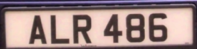
%> input picture 1.png, 197 x 49 px
$ octave PlateDetection.m   (GNU Octave 9; MATLAB toolbox functions it lacks are replaced by stand-ins)
%> lines starting %> are read from the running program, lines starting %| are printed output that depends on the picture; in (x1, y1, x2, y2) boxes, pixels count from 0 and x2, y2 are one past the last pixel; in counts of white or black regions, pixels touching at a corner belong together; the program's own positions count from 1
clear all;
close all;
clc;

img = imread('1.png');
%> img is the input picture: size 49x197x3 uint8; mean R, G, B 157.7, 134.3, 132.8
img = rgb2gray(img);
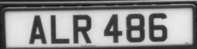
%> img: size 49x197 uint8; min 17, max 233, mean 141.1
img = imbinarize(img);
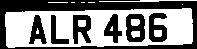
%> img: size 49x197 logical; 52.2% white; 7 black regions, largest, box (x1, y1, x2, y2) and area: (0, 0, 197, 49) 2762, (126, 14, 145, 42) 386, (73, 15, 91, 44) 355
h_im = imshow(img);
e = [24 13 154 33];
img = imerode(img,strel('disk',1));
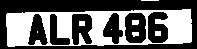
%> img: size 49x197 logical; 39.4% white; 8 white regions (3 under 20 px), largest, box (x1, y1, x2, y2) and area: (6, 9, 192, 47) 3655, (132, 20, 139, 25) 34, (79, 21, 85, 26) 30, (155, 31, 161, 36) 30, (132, 32, 139, 37) 29
img = imdilate(img,strel('diamond',2));
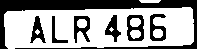
%> img: size 49x197 logical; 62.1% white; 7 black regions, largest, box (x1, y1, x2, y2) and area: (0, 0, 197, 49) 2418, (127, 15, 144, 41) 258, (74, 16, 90, 43) 232
BW = imcrop(img,e);
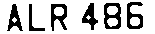
%> BW: size 34x155 logical; 76.4% white; 6 black regions, box (x1, y1, x2, y2) and area: (104, 3, 121, 29) 258, (51, 4, 67, 31) 232, (127, 2, 143, 29) 230, (82, 3, 98, 30) 203, (7, 4, 23, 31) 198, (29, 4, 45, 31) 123
%> (the run ends here)
